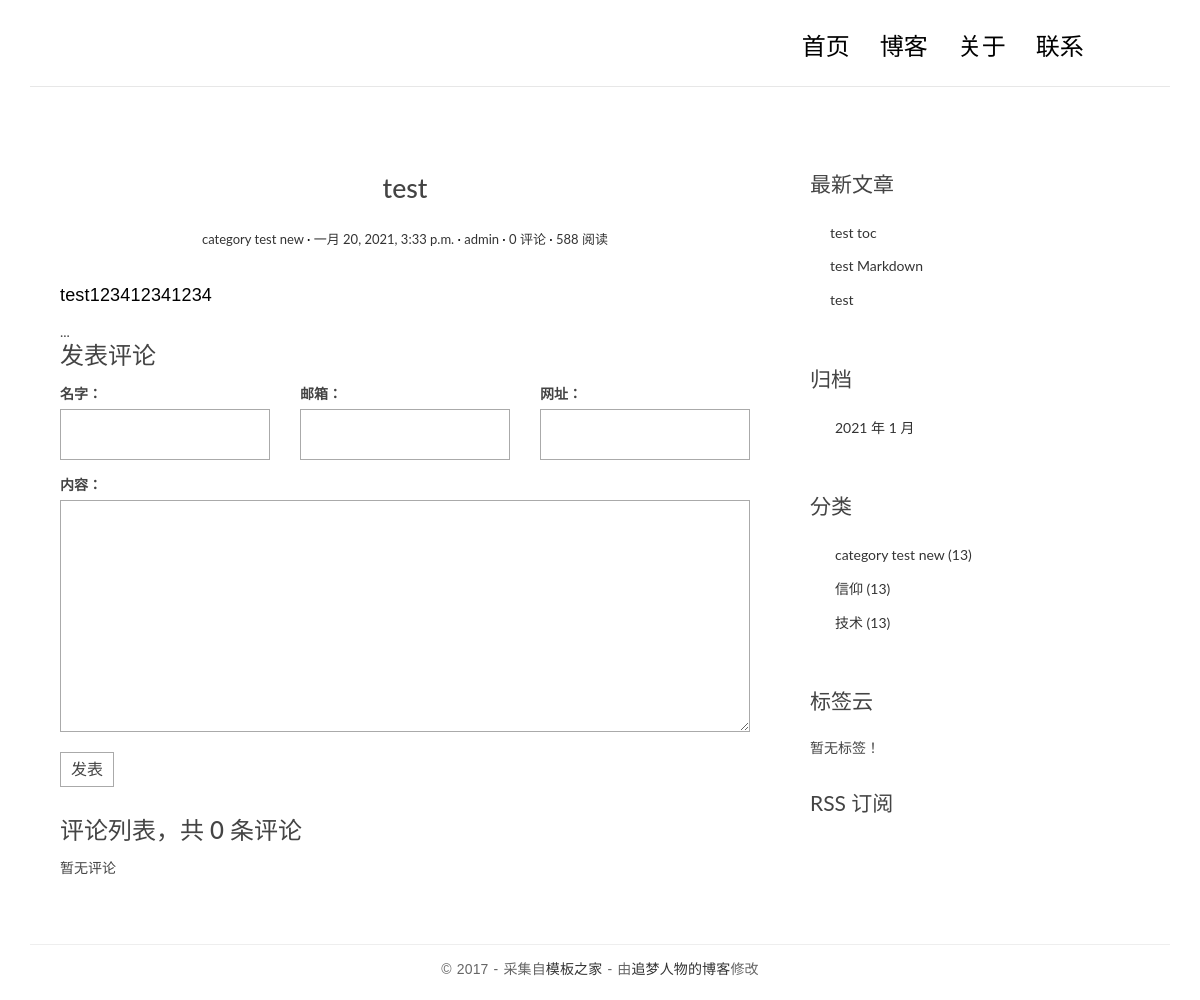
The app's page /posts/1/ with its own data.
### blog/models.py (models this page shows, shortened)
class Post(models.Model):
    title = models.CharField('标题', max_length=70)
    body = models.TextField('正文')
    created_time = models.DateTimeField('创建时间', default=timezone.now)
    modified_time = models.DateTimeField('修改时间')
    excerpt = models.CharField('摘要', max_length=200, blank=True)
    category = models.ForeignKey(Category, verbose_name='分类', on_delete=models.CASCADE)
    tags = models.ManyToManyField(Tag, verbose_name='标签', blank=True)
    author = models.ForeignKey(User, verbose_name='作者', on_delete=models.CASCADE)
    class Meta:
        verbose_name = '文章'
        verbose_name_plural = verbose_name
        ordering = ['-created_time']
    def get_absolute_url(self):
        return reverse('blog:detail', kwargs={'pk': self.pk})

class Category(models.Model):
    name = models.CharField(max_length=100)
    class Meta:
        verbose_name = '分类'
        verbose_name_plural = verbose_name

### blog/views.py (the view)
# urls.py: path('posts/<int:pk>/', views.detail, name='detail'),
def detail(request, pk):
    post = get_object_or_404(Post, pk=pk)
    md = markdown.Markdown(extensions=[
        'markdown.extensions.extra',  # extra 本身包含很多基础拓展
        'markdown.extensions.codehilite',  # codehilite 是语法高亮拓展
        TocExtension(slugify=slugify),
    ])
    post.body = md.convert(post.body)
    m = re.search(r'<div class="toc">\s*<ul>(.*)</ul>\s*</div>', md.toc, re.S)
    post.toc = m.group(1) if m is not None else ''
    return render(request, 'blog/detail.html', context={'post': post})

### comments/forms.py
class CommentForm(forms.ModelForm):
    class Meta:
        model = Comment
        fields = ['name', 'email', 'url', 'text']

### blog/templatetags/blog_extras.py (called while the page is built)
@register.inclusion_tag('blog/inclusions/_recent_posts.html', takes_context=True)
def show_recent_posts(context, num=5):
    return {
        'recent_post_list': Post.objects.all().order_by('-created_time')
    }

@register.inclusion_tag('blog/inclusions/_archives.html', takes_context=True)
def show_archives(context):
    return {
        'date_list': Post.objects.dates('created_time', 'month', order='DESC'),
    }

@register.inclusion_tag('blog/inclusions/_categories.html', takes_context=True)
def show_categories(context):
    return {
        'category_list': Category.objects.all(),
    }

@register.inclusion_tag('blog/inclusions/_tags.html', takes_context=True)
def show_tags(context):
    return {
        'tag_list': Tag.objects.all(),
    }

### comments/templatetags/comments_extras.py (called while the page is built)
@register.inclusion_tag('comments/inclusions/_form.html', takes_context=True)
def show_comment_form(context, post, form=None):
    if form is None:
        form = CommentForm()
    return {
        'form': form,
        'post': post
    }

@register.inclusion_tag('comments/inclusions/_list.html', takes_context=True)
def show_comments(context, post):
    comment_list = post.comment_set.all().order_by('-created_time')
    comment_count = comment_list.count()
    return {
        'comment_count': comment_count,
        'comment_list': comment_list
    }

### templates/blog/detail.html (shortened to what this page needs)
{% extends 'base.html' %}
{% block main %}
    <article class="post post-{{ post.pk }}">
        <header class="entry-header">
        <h1 class="entry-title">{{ post.title }}</h1>
        <div class="entry-meta">
            <span class="post-category"><a href="{% url 'blog:category' post.category.pk %}">{{ post.category.name }}</a></span>
            <span class="post-date"><a href="#"><time class="entry-date"
                                                      datetime="{{ post.created_time }}">{{ post.created_time }}</time></a></span>
            <span class="post-author"><a href="#">{{ post.author }}</a></span>
            <span class="comments-link"><a href="#comment-area">{{ post.comment_set.count }} 评论</a></span>
            <span class="views-count"><a href="#">588 阅读</a></span>
        </div>
        </header>
        <div class="entry-content clearfix">
            {{ post.body | safe }}
        </div>
    </article>
    <section class="comment-area">
        {% load comments_extras%}
        ...
        <h3>发表评论</h3>
        {% show_comment_form post %}
        <div class="comment-list-panel">
            {% show_comments post %}
        </div>
    </section>
{% endblock main %}

### templates/blog/inclusions/_recent_posts.html
<div class="widget widget-recent-posts">
    <h3 class="widget-title">最新文章</h3>
    <ul>
      {% for post in recent_post_list %}
        <li>
          <a href="{{ post.get_absolute_url }}">{{ post.title }}</a>
        </li>
      {% empty %}
        暂无文章！
      {% endfor %}
    </ul>
</div>

### templates/blog/inclusions/_categories.html
<div class="widget widget-category">
    <h3 class="widget-title">分类</h3>
    <ul>
      {% for category in category_list %}
        <li>
            <a href="{% url 'blog:category' category.pk %}">
                {{ category.name }} <span class="post-count">(13)</span>
            </a>
        </li>
      {% empty %}
        暂无分类！
      {% endfor %}
    </ul>
</div>

### blog/static/blog/css/custom.css (style rules this page uses)
* { outline: none; }
h1, h2, h3, h4, h5, h6 { margin-top: 0; }
a { color: #333; }
body { color: #444; font-family: 'Lato', sans-serif; }
p { font-family: 'Ubuntu', sans-serif; font-weight: 400; word-spacing: 1px; letter-spacing: 0.01em; }
.post { background: #fff; padding: 30px 30px 0; }
.entry-title { text-align: center; font-size: 1.9em; margin-bottom: 20px; line-height: 1.6; padding: 10px 20px 0; }
.entry-meta { text-align: center; color: #DDDDDD; font-size: 13px; margin-bottom: 30px; }
.entry-content { font-size: 18px; line-height: 1.9; font-weight: 300; color: #000; }
.post-category::after, .post-date::after, .post-author::after, .comments-link::after { content: ' ·'; color: #000; }
.widget { background: #fff; padding: 30px 0 0; }
.widget-title { font-size: 1.5em; margin-bottom: 20px; line-height: 1.6; padding: 10px 0 0; font-weight: 400; }
.widget-recent-posts ul { padding: 0; margin: 0; padding-left: 20px; }
.widget-recent-posts ul li { list-style-type: none; position: relative; line-height: 170%; margin-bottom: 10px; }
.widget-recent-posts ul li::before { content: '\f3d3'; font-family: "Ionicons"; position: absolute; left: -17px; top: 3px; font-size: 16px; color: #000; }
.widget-category ul { padding: 0; margin: 0; padding-left: 25px; }
.widget-category ul li { list-style-type: none; position: relative; line-height: 170%; margin-bottom: 10px; }
.widget-category ul li::before { content: '\f3fe'; font-family: "Ionicons"; position: absolute; left: -25px; top: 1px; font-size: 18px; color: #000; }
.contact-form input, .comment-form input { border: 1px solid #aaa; margin-bottom: 15px; width: 100%; padding: 15px 15px; font-size: 16px; line-height: 100%; transition: 0.4s border-color linear; }
.contact-form textarea, .comment-form textarea { border: 1px solid #aaa; margin-bottom: 15px; width: 100%; padding: 15px 15px; font-size: 16px; line-height: 20px !important; min-height: 183px; transition: 0.4s border-color linear; }
.comment-area { padding: 0 30px 0; }
.comment-list-panel { margin-top: 30px; }

### records on screen
Post: title "test", category.name "category test new", created_time "一月 20, 2021, 3:33 p.m.", author "admin", comment_set.count "0", body "test123412341234"
Post: title "test toc"
Post: title "test Markdown"
Category: name "category test new"
Category: name "信仰"
Category: name "技术"

### other values on screen
{{ comment_count }} "0"
{{ date.year }} "2021"
{{ date.month }} "1"
